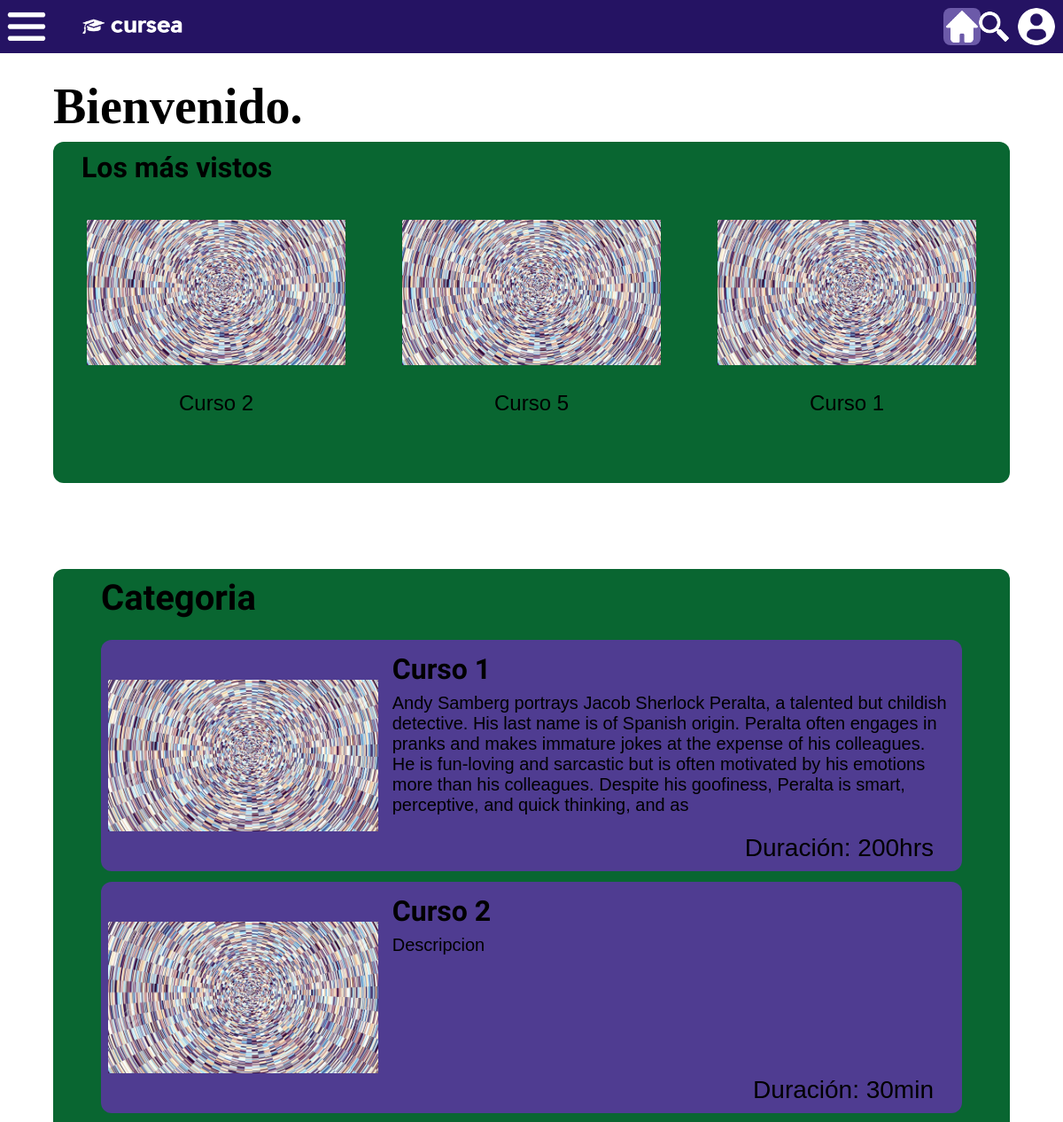
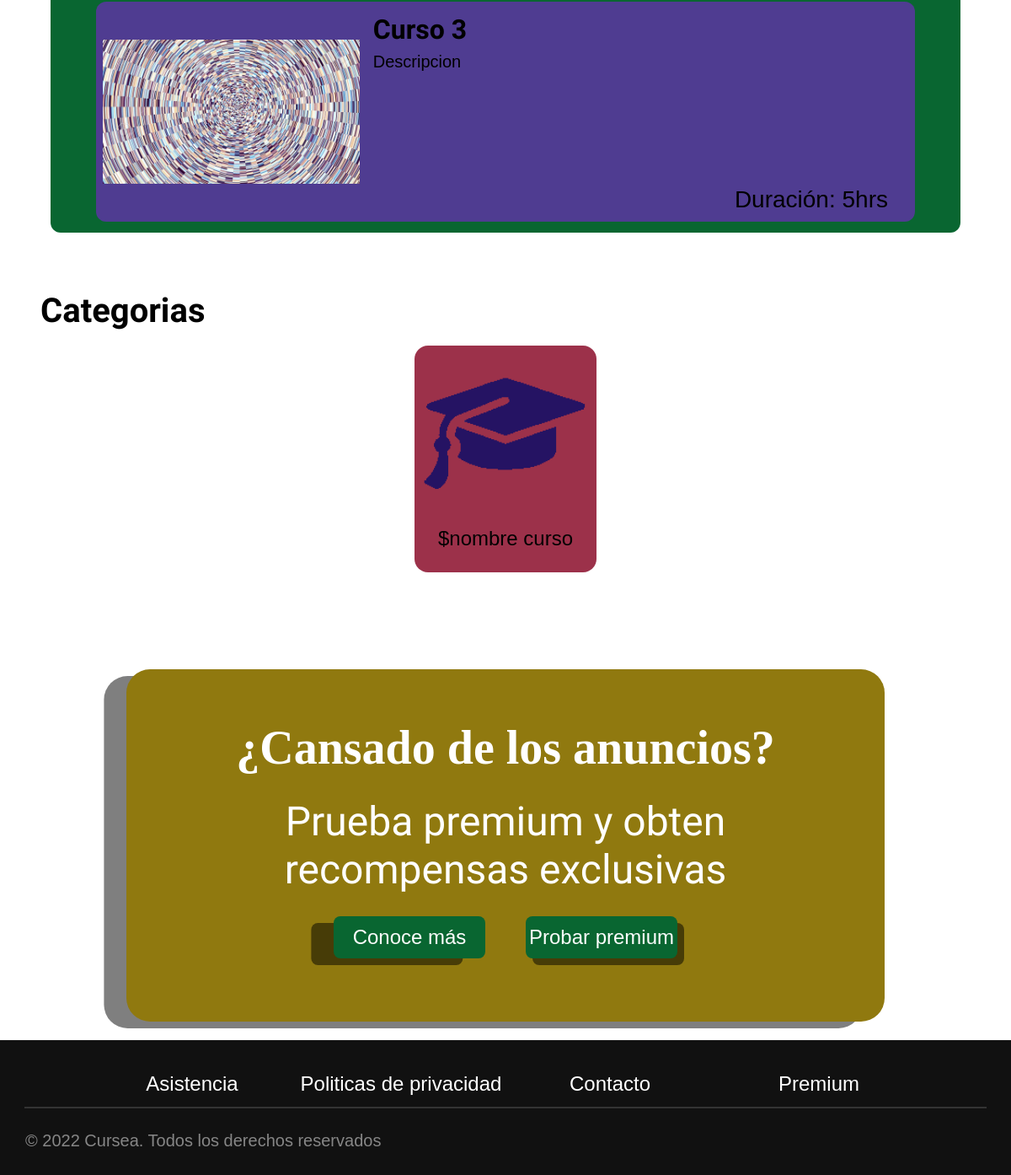
The page / on the database its author committed (2 pictures, top to bottom).
### tables this page shows
CREATE TABLE `curso` (
  `id` int(12) NOT NULL,
  `nombre` varchar(255) DEFAULT NULL,
  `descripcion` varchar(999) NOT NULL,
  `imagen` varchar(255) NOT NULL,
  `duracion` varchar(255) NOT NULL,
  `categoria` varchar(255) NOT NULL,
  `vistas` int(12) NOT NULL DEFAULT 0,
  `tipo_curso` varchar(255) NOT NULL
);

### DB/crud.php (called while the page is built, shortened)
<?php
    $server = "localhost";
    $user = "root";
    $password = "";
    $database = "cursea";
    $conn = new mysqli($server, $user, $password, $database);
    function sentencia($sql){
        global $conn;
        $res = $conn->query($sql);
        return $res;
    }
?>

### index.php (the view, shortened to what this page needs)
<!DOCTYPE html>
    <html lang="es">
    <head>
        <link rel="stylesheet" href="/general/navbar.css">
        <link rel="stylesheet" href="/general/footer.css">
        <?php
            if((!isset($_SESSION['tema'])) || ($_SESSION['tema'] == "claro")){
                echo '<link rel="stylesheet" href="index.css">';
            }else if($_SESSION['tema'] == "oscuro"){
                echo '<link rel="stylesheet" href="index_osc.css">';
            }
        ?>
    </head>
    <body>
        <header>
            <nav class="nav-ham">
                <label for="btn-menu" class="lab-ham">
                    <img src="/img/ham-menu.png" alt="menu" class="img-navbar-ham">
                </label>
            </nav>
            <section class="sec-logo">
                <img src="/img/cursea-logo-blanco.png" alt="Logo" class="img-logo">
            </section>
            <section class="sect-spa1"></section>
            <nav class="nav-home">
                <img src="/img/home-menu.png" alt="home" class="img-navbar-home img-here">
            </nav>
            <nav class="nav-search">
                <img src="/img/search-menu.png" alt="search" class="img-navbar-search">
            </nav>
            <?php
                    if((!isset($_SESSION['logged']) || ($_SESSION['logged'] == "no"))){
                        echo '
                            <nav class="nav-user">
                                <a href="/login/login.php" class="nav-user">
                                    <img src="/img/user-menu.png" alt="user" class="img-navbar-user">
                                </a>
                            </nav>
                        ';
                    }
                    require_once("DB/crud.php");
            ?>
        </header>
        <main>
            <section class="sect-spa2"></section>
            <section class="sect-1">
                <section class="sect-bienvenida">
                <?php
                    if( (isset($_SESSION['logged'])) && ($_SESSION['logged'] == "si") ){
                        $nombre = $_SESSION['nombre'];
                        $n = explode(" ", $nombre);
                        echo '<h1 class="h1-bienvenida titulo">Bienvenido ' . $n[0] . '!</h1>';
                    }else{
                        echo '<h1 class="h1-bienvenida">Bienvenido.';
                    }
                ?>
                </section>
                <section class="sect-mas-vistos">
                    <article class="art-mas-vistos">
                        <h3 class="h3-mas-vistos subtitulo">Los más vistos</h3>
                    </article>
                    <article class="art-curso">
                        <?php
                            $sql = "SELECT * FROM curso ORDER By vistas DESC";
                            $res = sentencia($sql);
                            for($i=0;$i<3;$i++){
                                $row = $res->fetch_assoc();
                                echo '
                                    <section class="sect-curso-mas-visto" onclick="redirectCursomasVisto'.$i.'()">
                                        <section class="sect-img-mas-visto">
                                            <img src="img/placeholder.png" alt="img curso" class="img-mas-visto">
                                        </section>
                                        <section class="sect-p-mas-visto">
                                            <p class="p-mas-visto contenido">' . $row['nombre'] . '</p>
                                        </section>
                                    </section>
                                    <form action="curso/informacion_curso.php" method="post" id="form_curso-mas-visto-'.$i.'">
                                        <input type="hidden" name="id" value="'. $row['id'] .'">
                                    </form>
                                ';
                            }
                        ?>
                    </article>
                    <article class="art-puntitos"></article>
                </section>
            </section>
            <section class="sect-2">
                    <?php
                    echo '<section class="curso">
                        <section class="sect-nombre-curso">
                            <h2 class="h2-nombre-curso subtitulo">Categoria</h2>
                        </section>';
                            $sql = "SELECT * FROM curso WHERE categoria = 'Categoria'";
                            $res = sentencia($sql);
                            for($i=0;$i<3;$i++){
                                $row = $res->fetch_assoc();
                                echo '
                                    <section class="sect-curso" onclick="redirectCurso'.$i.'()">
                                        <section class="sect-curso-img">
                                            <img src="img/placeholder.png" alt="imagen curso" class="img-curso-1">
                                        </section>
                                        <section class="sect-curso-nombre">
                                            <h2 class="h2-curso-nombre subtitulo">' . $row['nombre'] .'</h2>
                                        </section>
                                        <section class="sect-curso-descripcion">
                                            <p class="p-descripcion contenido">' . $row['descripcion'] .'</p>
                                        </section>
                                        <section class="sect-curso-duracion">
                                            <p class="p-duracion contenido">Duración: ' . $row['duracion'] .'</p>
                                        </section>
                                    </section>
                                    <form action="curso/informacion_curso.php" method="post" id="form_curso-'.$i.'">
                                        <input type="hidden" name="id" value="'. $row['id'] .'">
                                    </form>
                                ';
                            }
                    ?>
                </section>
            </section>
            <section class="sect-3">
                <section class="sect-categorias">
                    <h2 class="h2-categorias subtitulo">Categorias</h2>
                </section>
                <section class="sect-cate-cuadritos">
                    <article class="art-cuadrito">
                        <section class="sect-img-curso">
                            <img src="img/icono.png" alt="imagen curso" class="img-curso">
                        </section>
                        <section class="sect-lab-curso">
                            <label class="lab-nombre-curso contenido">$nombre curso</label>
                        </section>
                    </article>
                </section>
            </section>
        </main>
        <aside>
            <section class="anuncio sombra-izq">
                <section class="anuncio-1">
                    <h1 class="h1-anuncio">¿Cansado de los anuncios?</h1>
                </section>
                <section class="anuncio-2">
                    <p class="p-anuncio subtitulo">Prueba premium y obten</p>
                    <p class="p-anuncio subtitulo">recompensas exclusivas</p>
                </section>
                <section class="anuncio-3">
                    <button class="btn-anuncio sombra-izq contenido">Conoce más</button>
                    <button class="btn-anuncio sombra-der contenido">Probar premium</button>
                </section>
            </section>
        </aside>
        <footer>
            <section class="sect-footer">
                <section class="sect-text-footer">
                    <a href="" class="a-footer">Asistencia</a>
                </section>
                <section class="sect-text-footer">
                    <a href="" class="a-footer">Politicas de privacidad</a>
                </section>
                <section class="sect-text-footer">
                    <a href="" class="a-footer">Contacto</a>
                </section>
                <section class="sect-text-footer">
                    <a href="" class="a-footer">Premium</a>
                </section>
            </section>
            <hr class="hr-footer">
            <section class="sect-footer-2">
                <p class="p-footer">© 2022 Cursea. Todos los derechos reservados</p>
            </section>
        </footer>
    </body>
</html>

### general/navbar.css (style rules this page uses)
:root { --morado-1: #9688C8; --morado-2: #6C5AA9; --morado-3: #4F3C91; --morado-4: #39267D; --morado-5: #251363; --rosa-1: #E894A8; --rosa-2: #C15A72; --rosa-3: #9C314A; --rosa-4: #77122A; --rosa-5: #500013; --verde-1: #82CCA2; --verde-2: #52AF7A; --verde-3: #33965E; --verde-4: #188148; --verde-5: #096631; --amarillo-1: #FFF0A9; --amarillo-2: #F7E17B; --amarillo-3: #D3BB4B; --amarillo-4: #B59D2A; --amarillo-5: #90790F; }
header { width: 100%; height: 7.5vh; background-color: var(--morado-5); position: fixed; }
.nav-ham { width: 5%; height: 100%; float: left; display: flex; justify-content: center; align-items: center; }
.lab-ham { width: 100%; height: 100%; display: flex; justify-content: center; align-items: center; cursor: pointer; }
.img-navbar-ham { height: 70%; display: block; margin: auto; }
.img-navbar-home { height: 70%; display: block; margin: auto; }
.img-navbar-search { height: 70%; display: block; margin: auto; }
.img-navbar-user { height: 70%; display: block; margin: auto; border-radius: 50vh; }
.sec-logo { width: 15%; height: 100%; float: left; display: flex; align-items: center; }
.img-logo { width: 70%; display: block; margin: auto; }
.img-here { background-color: #6C5AA9; border-radius: 1vh; }
.sect-spa1 { width: 69%; height: 100%; float: left; }
.nav-home { width: 3%; height: 100%; float: left; display: flex; justify-content: center; align-items: center; cursor: pointer; }
.nav-search { width: 3%; height: 100%; float: left; display: flex; justify-content: center; align-items: center; cursor: pointer; }
.nav-user { width: 5%; height: 100%; float: left; display: flex; justify-content: center; align-items: center; cursor: pointer; }
.subtitulo { font-family: 'Josefin Sans', sans-serif; }
.contenido { font-family: Helvetica; }

### general/footer.css (style rules this page uses)
footer { width: 100%; height: 20vh; background-color: rgb(17, 17, 17); float: left; display: flex; justify-content: center; align-items: center; flex-direction: column; }
.sect-footer { width: 100%; height: 48%; float: left; display: flex; justify-content: center; align-items: flex-end; }
.sect-text-footer { width: 20%; height: 70%; float: left; margin-left: .5vh; margin-right: .5vh; display: flex; justify-content: center; align-items: center; }
.a-footer { font-family: Helvetica; font-size: 3vh; color: white; text-decoration: none; text-align: center; }
.hr-footer { width: 95%; border: .2px solid rgb(51, 51, 51); }
.sect-footer-2 { width: 100%; height: 48%; float: left; display: flex; justify-content: flex-start; align-items: center; }
.p-footer { font-family: Helvetica; font-size: 2.5vh; color: rgb(134, 134, 134); margin-left: 2.5%; }

### rows shown on the page
curso: nombre "Curso 2", descripcion "Descripcion", duracion "30min"
curso: nombre "Curso 5"
curso: nombre "Curso 1", descripcion "Andy Samberg portrays Jacob Sherlock Peralta, a talented but childish detective. His last name is of Spanish origin. Peralta often engages in pranks and makes immature jokes at the expense of his colleagues. He is fun-loving and sarcastic but is often motivated by his emotions more than his colleagues. Despite his goofiness, Peralta is smart, perceptive, and quick thinking, and as", duracion "200hrs"
curso: nombre "Curso 3", descripcion "Descripcion", duracion "5hrs"
